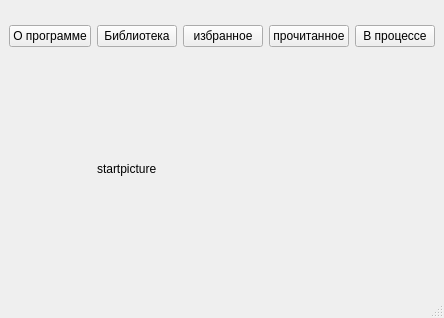
<?xml version="1.0" encoding="UTF-8"?>
<ui version="4.0">
 <class>MainWindow</class>
 <widget class="QMainWindow" name="MainWindow">
  <property name="geometry">
   <rect>
    <x>0</x>
    <y>0</y>
    <width>417</width>
    <height>318</height>
   </rect>
  </property>
  <property name="maximumSize">
   <size>
    <width>500</width>
    <height>400</height>
   </size>
  </property>
  <property name="windowTitle">
   <string>MainWindow</string>
  </property>
  <widget class="QWidget" name="centralwidget">
   <layout class="QGridLayout" name="gridLayout">
    <item row="0" column="1">
     <widget class="QPushButton" name="library">
      <property name="text">
       <string>Библиотека</string>
      </property>
     </widget>
    </item>
    <item row="0" column="4">
     <widget class="QPushButton" name="inprocess">
      <property name="text">
       <string>В процессе</string>
      </property>
     </widget>
    </item>
    <item row="1" column="4">
     <spacer name="horizontalSpacer_2">
      <property name="orientation">
       <enum>Qt::Horizontal</enum>
      </property>
      <property name="sizeHint" stdset="0">
       <size>
        <width>40</width>
        <height>20</height>
       </size>
      </property>
     </spacer>
    </item>
    <item row="0" column="3">
     <widget class="QPushButton" name="read">
      <property name="text">
       <string>прочитанное</string>
      </property>
     </widget>
    </item>
    <item row="0" column="2">
     <widget class="QPushButton" name="favourites">
      <property name="text">
       <string>избранное</string>
      </property>
     </widget>
    </item>
    <item row="0" column="0">
     <widget class="QPushButton" name="aboutProgramm">
      <property name="text">
       <string>О программе</string>
      </property>
     </widget>
    </item>
    <item row="1" column="0">
     <spacer name="horizontalSpacer">
      <property name="orientation">
       <enum>Qt::Horizontal</enum>
      </property>
      <property name="sizeHint" stdset="0">
       <size>
        <width>40</width>
        <height>20</height>
       </size>
      </property>
     </spacer>
    </item>
    <item row="1" column="1" colspan="3">
     <widget class="QLabel" name="label">
      <property name="maximumSize">
       <size>
        <width>200</width>
        <height>200</height>
       </size>
      </property>
      <property name="layoutDirection">
       <enum>Qt::LeftToRight</enum>
      </property>
      <property name="text">
       <string>startpicture</string>
      </property>
     </widget>
    </item>
   </layout>
  </widget>
  <widget class="QMenuBar" name="menubar">
   <property name="geometry">
    <rect>
     <x>0</x>
     <y>0</y>
     <width>417</width>
     <height>21</height>
    </rect>
   </property>
  </widget>
  <widget class="QStatusBar" name="statusbar"/>
 </widget>
 <resources/>
 <connections/>
</ui>
